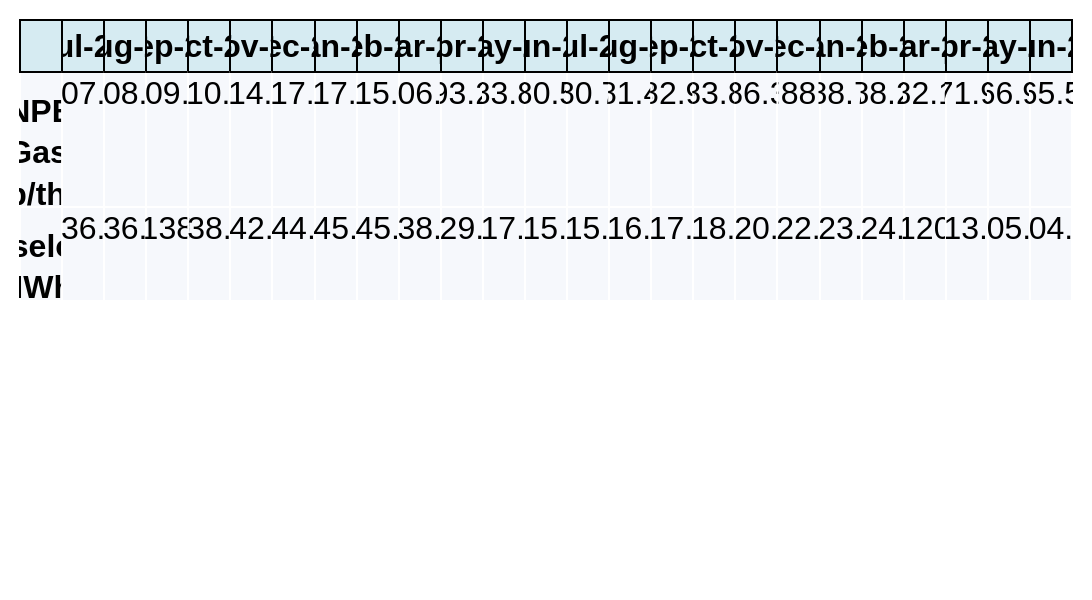

Here is the notebook cell this chart was saved with:
### Markdown cell above
## Making the Gas and Baseload Prices

### Code cell
ss_months = {
    'apr': 20.51, 'may': 16.17, 'jun': 16.41, 'jul': 16.54, 
    'aug': 16.33, 'sep': 16.32, 'oct': 16.31, 'nov': 16.31, 
    'dec': 16.83, 'jan': 17.55, 'feb': 18.33, 'mar': 19.00 
}
Margin = 4.5
def get_next_24_months():
    start_date = datetime.date.today().replace(day=1)  
    months_list = []
    
    for i in range(1, 25):  
        year = start_date.year + (start_date.month + i - 1) // 12
        month = (start_date.month + i - 1) % 12 + 1
        date = datetime.date(year, month, 1)
        months_list.append(date.strftime('%b-%y'))
    
    return months_list
table_labels = get_next_24_months()
# DYNAMICALLY generate `ss` by extracting the month from your `table_labels`.
# `label[:3].lower()` takes 'Mar-26' and gets 'mar', looking it up in `ss_months`.
ss = [ss_months.get(label[:3].lower(), 16.0) for label in table_labels]
def Baseload_gen(gas, carbon, spark, fx):
    t1 = gas / (2.93071 * 0.4913 * fx)
    t2 = (0.18404 / 0.4913) * carbon
    ttl = float(t1) + float(t2) + float(Margin) + float(spark)
    return ttl
margin = np.linspace(2, 3.5, 24)
lom24 = ['GWM ' + str(i) + '!-ICE' for i in range(1, 25)]
fpf = ['ICE Theoretical Price']
f24_pull = icexl.get_quotes(lom24, fpf)
Gas_forward_theo_p = [i[1] for i in f24_pull[1:]]
CarbonM1_pull = icexl.get_quotes(['ECF 1!-ICN'], fpf)   # fixed variable overwriting
CarbonDec27_pull = icexl.get_quotes(['ECF 13!-ICN'], fpf) # fixed variable overwriting
Carbon = np.linspace(float(CarbonM1_pull[1][1]), float(CarbonDec27_pull[1][1]), 24)
GBPEUR = float(icexl.get_quotes(['EURGBP@FXP A0-FX'], ['Last'])[1][1])
Gas = [round(float(Gas_forward_theo_p[i] + margin[i]), 1) for i in range(24)]
Baseload = [round(float(Baseload_gen(Gas[i], Carbon[i], ss[i], GBPEUR)), 1) for i in range(24)]
row_labels = ['Period', 'NPB Gas p/th', 'Baseload €/MWh']
table_data = [table_labels, Gas, Baseload]
columns = [['<b>NPB Gas p/th</b>', '<b>Baseload €/MWh</b>']]
for i in range(len(table_labels)):
    columns.append([Gas[i], Baseload[i]])
fig4 = go.Figure(data=[go.Table(
    header=dict(
        values=['<b></b>'] + [f'<b>{label}</b>' for label in table_labels],
        fill_color='rgba(173, 216, 230, 0.5)',
        line_color='black',
        line_width=2,
        align='center',
        font=dict(size=32, color='black', family='Arial')
    ),
    cells=dict(
        values=columns,
        align=['center', 'center'], 
        fill_color='rgba(226, 233, 243, 0.3)',
        line_color='white',
        line_width=2,
        font=dict(size=32, color='black', family='Arial'),
        height=20)
)])
fig4.update_layout(
    width=3200,
    height=600,
    margin=dict(l=20, r=20, t=20, b=20)
)
fig4.show()
fig4.write_image(r"C:\Users\diarmuid.egan\OneDrive - Flogas Ireland\Microsoft Teams Chat Files\Pictures\Daily_tv\table.png")

### Figure 1 — Plotly figure (JSON) as saved in the notebook; plotly's stock layout.template omitted (floating-point values rounded to 4 significant figures)
{"data": [{"cells": {"align": ["center", "center"], "fill": {"color": "rgba(226, 233, 243, 0.3)"}, "font": {"color": "black", "family": "Arial", "size": 32}, "height": 20, "line": {"color": "white", "width": 2}, "values": [["<b>NPB Gas p/th</b>", "<b>Baseload €/MWh</b>"], [107.6, 136.3], [108.1, 136.6], [109.8, 138], [110.8, 138.9], [114.9, 142.3], [117.1, 144.7], [117.4, 145.7], [115.7, 145.2], [106.6, 138.7], [93.2, 129.5], [83.8, 117.7], [80.5, 115.4], [80.7, 115.7], [81.4, 116.2], [82.9, 117.5], [83.8, 118.3], [86.3, 120.4], [88, 122.3], [88.7, 123.7], [88.2, 124.2], [82.1, 120], [71.9, 113.4], [66.9, 105.2], [65.5, 104.4]]}, "header": {"align": "center", "fill": {"color": "rgba(173, 216, 230, 0.5)"}, "font": {"color": "black", "family": "Arial", "size": 32}, "line": {"color": "black", "width": 2}, "values": ["<b></b>", "<b>Jul-26</b>", "<b>Aug-26</b>", "<b>Sep-26</b>", "<b>Oct-26</b>", "<b>Nov-26</b>", "<b>Dec-26</b>", "<b>Jan-27</b>", "<b>Feb-27</b>", "<b>Mar-27</b>", "<b>Apr-27</b>", "<b>May-27</b>", "<b>Jun-27</b>", "<b>Jul-27</b>", "<b>Aug-27</b>", "<b>Sep-27</b>", "<b>Oct-27</b>", "<b>Nov-27</b>", "<b>Dec-27</b>", "<b>Jan-28</b>", "<b>Feb-28</b>", "<b>Mar-28</b>", "<b>Apr-28</b>", "<b>May-28</b>", "<b>Jun-28</b>"]}, "type": "table"}], "layout": {"height": 600, "margin": {"b": 20, "l": 20, "r": 20, "t": 20}, "width": 3200}}
